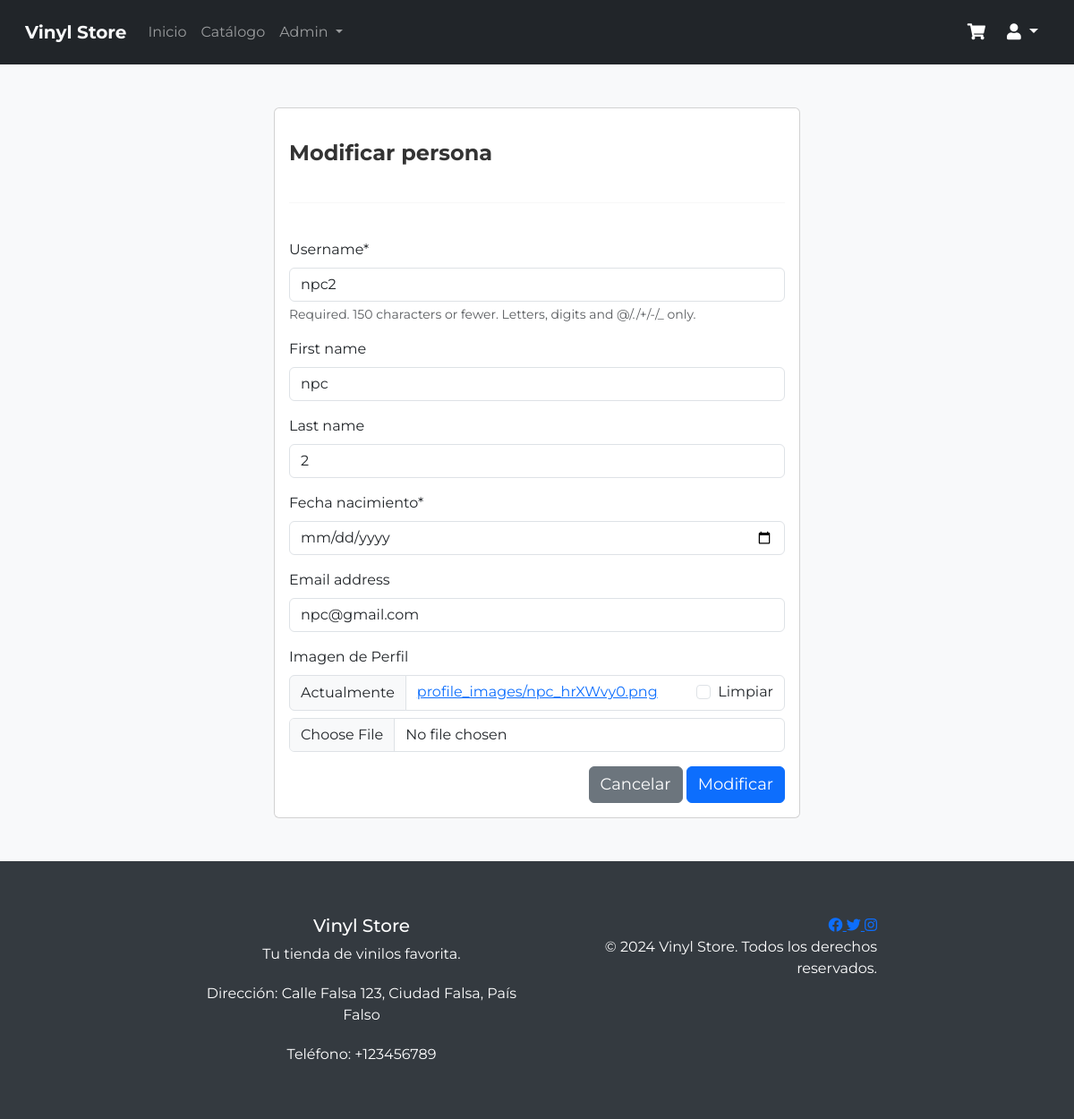
Page /modificarpersona/3 (signed in) on the earlier database version.
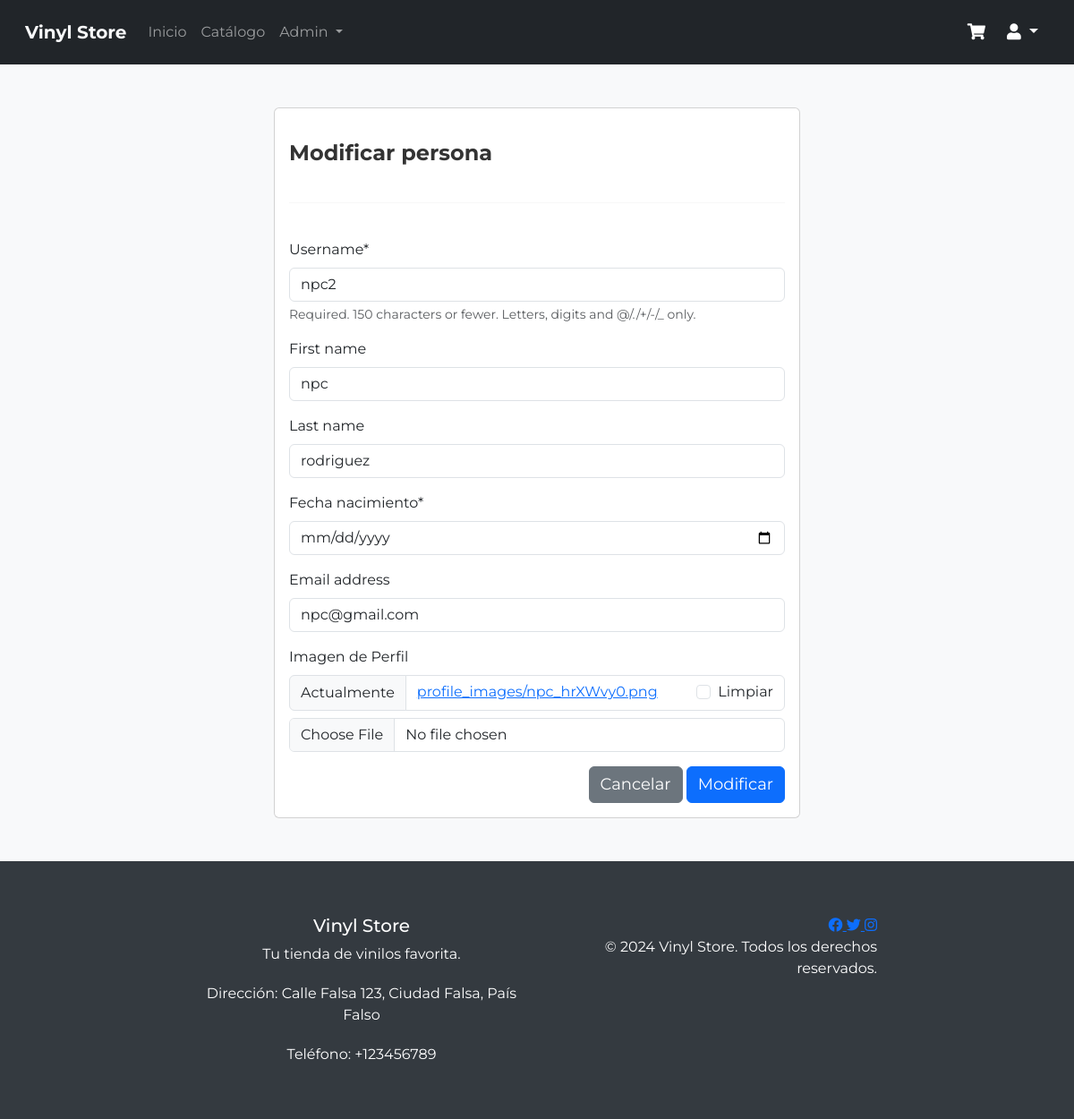
Same page on the later database version.
### aplicacion/models.py (models this page shows, shortened)
class CustomUser(AbstractUser):
    fecha_nacimiento = models.DateField(blank=True, null=True)
    imagen = models.ImageField(upload_to='profile_images/', blank=True, null=True)

### aplicacion/views.py (the view)
# urls.py: path('modificarpersona/<id>',modificarpersona, name='modificarpersona'),
@permission_required('aplicacion.add_disco')
def modificarpersona(request, id):
    user = get_object_or_404(CustomUser, id=id)
    form = UpdCustomUserCreationForm(instance=user)
    if request.method == "POST":
        form = UpdCustomUserCreationForm(request.POST, files=request.FILES, instance=user)
        if form.is_valid():
            form.save()
            messages.success(request, "modificado correctamente")
            return redirect(to="personas")
    datos = {
        'user': user,
        'form': form
    }
    return render(request, 'aplicacion/administrador/modificarpersona.html', datos)

### aplicacion/forms.py (shortened to what this page needs)
class UpdCustomUserCreationForm(forms.ModelForm):
    fecha_nacimiento = forms.DateField(widget=forms.DateInput(attrs={"type":"date"}))
    imagen = forms.ImageField(label='Imagen de Perfil', required=False)
    class Meta:
        model = CustomUser
        fields = ['username', 'first_name', 'last_name', 'fecha_nacimiento', 'email', 'imagen']

### aplicacion/templates/aplicacion/administrador/modificarpersona.html (shortened to what this page needs)
{% extends "aplicacion/base.html" %}
{% load static %}
{% load crispy_forms_tags %}
{% block content %}
<br><br>
<div class="row">
    <div class="col-12 col-md-6 offset-md-3">
        <div class="card">
            <div class="card-body">
                <h2>Modificar persona</h2>
                <hr>
                <form action="" method="post" enctype="multipart/form-data">
                    {{form | crispy}}
                    <div class="d-flex justify-content-end">
                        <a href="{% url 'personas' %}">
                            <button type="button" class="btn btn-secondary">Cancelar</button>
                        </a>
                        <input type="submit" value="Modificar" class="btn btn-primary">
                    </div>
                </form>
            </div>
        </div>
    </div>
</div>
<br></br>
{% endblock content %}

Differences in the rows shown:
changed CustomUser "npc2": last_name "2" → "rodriguez"
